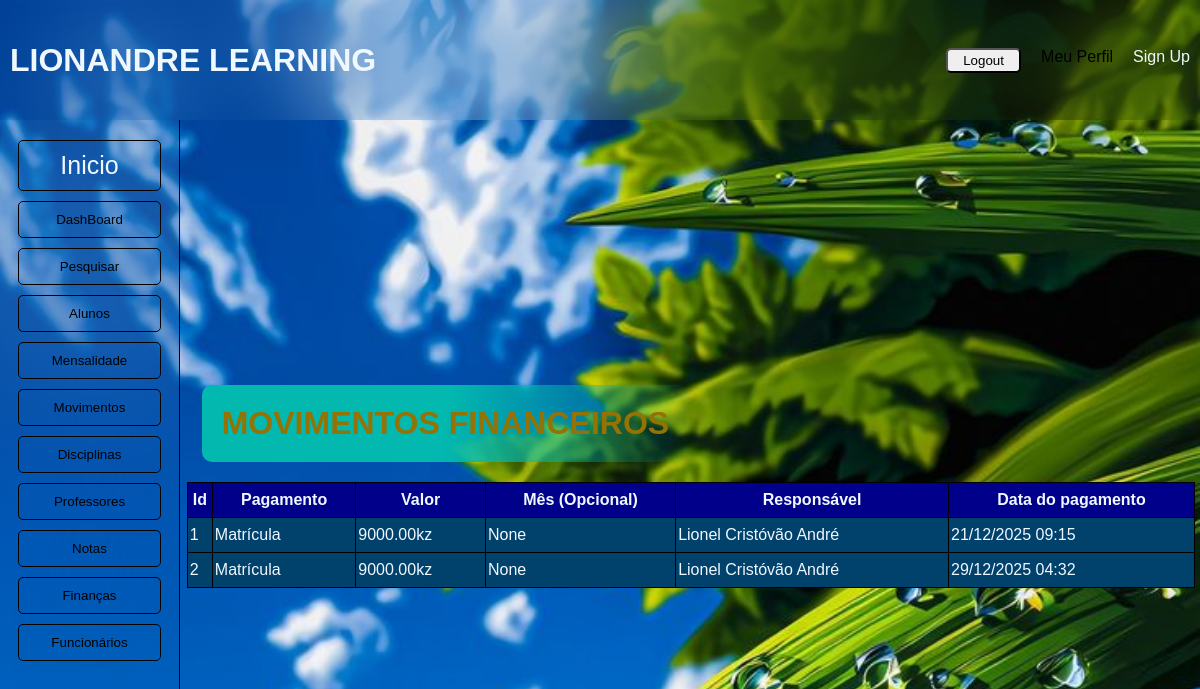
The app's page /movifinas/ (signed in), older data.
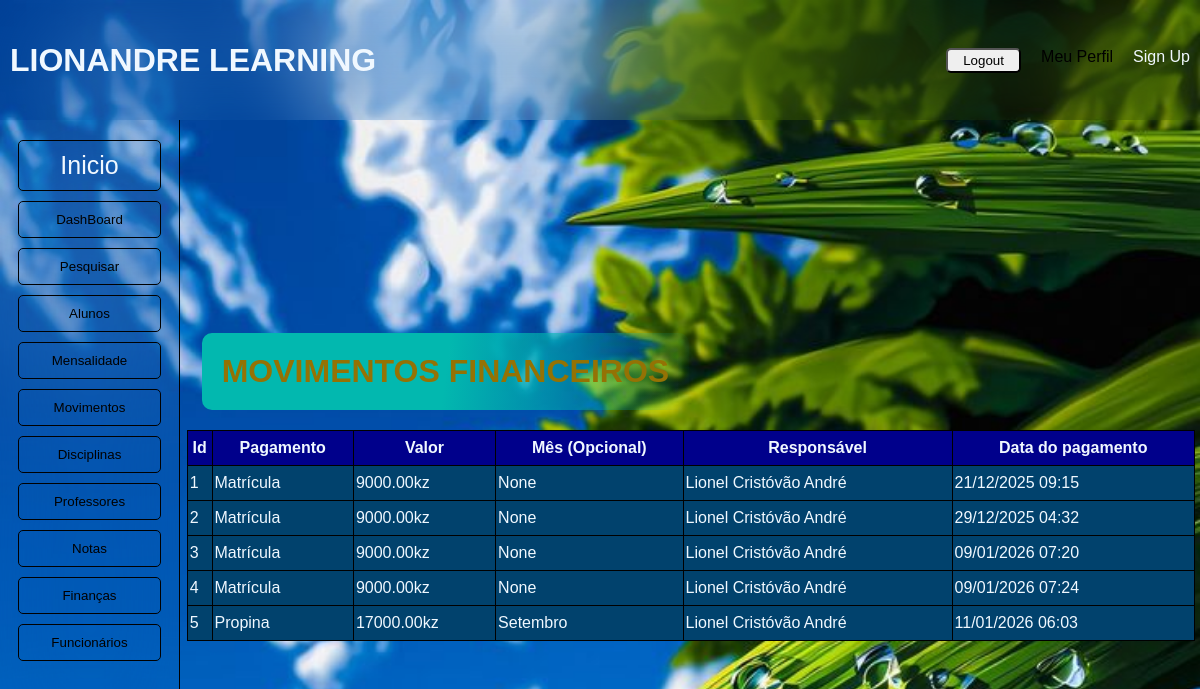
The same page, newer data.
### alunos/models.py (models this page shows)
class Pagamentos(models.Model):
    Tipos = [
        ('Matrícula','Matrícula'),
        ('Confirmação','Confirmação'),
        ('Propina','Propina'),
        ('Folha de Prova','Folha de Prova'),
        ('Uniforme Escolar','Uniforme Escolar'),
        ('Uniforme de Ed. Física','Uniforme de Ed. Física'),
        ('Cartão','Cartão'),
        ('Estágio','Estágio')
    ]
    tipo = models.CharField(max_length=100, choices=Tipos)
    mes = models.CharField(max_length=100, blank=True, null=True)
    valor = models.DecimalField(max_digits=10, decimal_places=2)
    funcionario = models.CharField(max_length=50)
    registrado = models.DateTimeField(auto_now_add=True)

### alunos/views.py (the view)
# urls.py: path('movifinas/', views.financa, name='financa'),
@login_required(login_url='/login/')
def financa(request):
    grupo_prof = Group.objects.get(id=4)
    group_auth = request.user.groups.first()
    if group_auth != grupo_prof:
        pagos = Pagamentos.objects.all()
        return render(request,'aluno/financa.html', {'pagos' : pagos})
    else:
        return HttpResponseForbidden('<h1>Apenas Funcionários Autorizados Podem prosseguir na Execução de Tal Acção</h1>')

### alunos/templates/aluno/financa.html
{% extends 'aluno/layout/base.html' %}
{% block content %}
<div class="page" style="width: auto; align-self: start; margin: 20px;">
        <h1 style="color: rgb(148, 114, 4);">MOVIMENTOS FINANCEIROS</h1>
</div>
<table >
    <tr>
        <th>Id</th>
        <th>Pagamento</th>
        <th>Valor</th>
        <th>Mês (Opcional)</th>
        <th>Responsável</th>
        <th>Data do pagamento</th>
    </tr>
{% for pago in pagos %}
    <tr>
        <td>{{ pago.id }}</td>
        <td>{{ pago.tipo }}</td>
        <td>{{ pago.valor }}kz</td>
        <td>{{ pago.mes }}</td>
        <td>{{ pago.funcionario }}</td>
        <td>{{ pago.registrado | date:'d/m/Y h:i' }}</td>
    </tr>
{% empty %}
    <div style="width: 50%; height: auto; background-color: rgb(253, 27, 27); margin: 20px; border-radius: 10px; padding: 20px;">
        <h1 style="text-align: center;">Lista Vazia</h1>
    </div>
{% endfor %}
</table>
{% endblock %}

Row changes from the older to the newer data that the page shows:
added Pagamentos: id "3", tipo "Matrícula", valor "9000.00", mes "None", funcionario "Lionel Cristóvão André", registrado "09/01/2026 07:20"
added Pagamentos: id "4", tipo "Matrícula", valor "9000.00", mes "None", funcionario "Lionel Cristóvão André", registrado "09/01/2026 07:24"
added Pagamentos: id "5", tipo "Propina", valor "17000.00", mes "Setembro", funcionario "Lionel Cristóvão André", registrado "11/01/2026 06:03"
